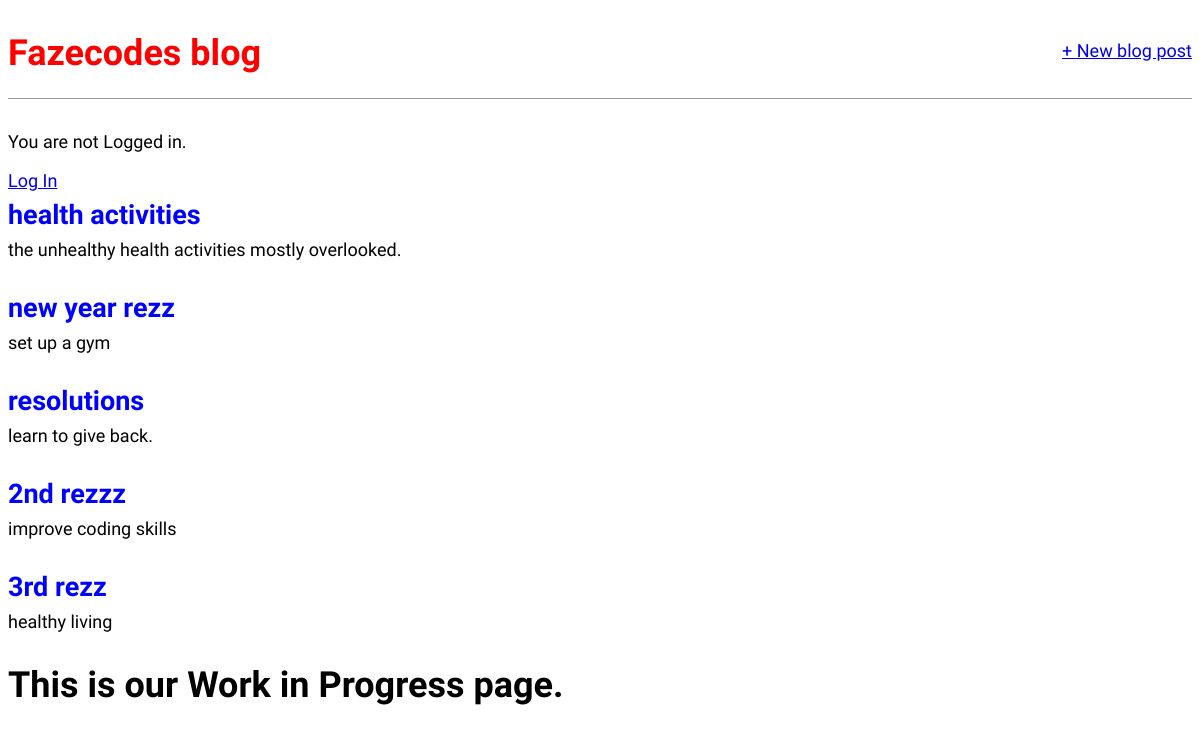
The page / on the database its author committed.
### blog/models.py (models this page shows, shortened)
class Post(models.Model):
    title = models.CharField(max_length=200)
    author = models.ForeignKey('auth.user',on_delete=models.CASCADE,)
    body = models.TextField()

### blog/views.py (the view)
# urls.py: path('', BlogListView.as_view(), name='home'),
class BlogListView(ListView):
    model  = Post
    template_name = 'home.html'

### templates/home.html
{% extends 'base.html' %}
{% block content %}
{% for post in object_list %}
<div class="post_entry">
    <h2>
        <a href="{% url 'post_detail' post.pk %}">{{ post.title }}</a>
    </h2>
    <p>{{ post.body }}</p>
</div>
{% endfor %}
<h1>This is our <strong>Work in Progress</strong> page.</h1>
{% endblock content %}

### static/css/base.css (style rules this page uses)
body { font-family: 'Source Sans Pro',sans-serif; font-size: 18px; }
.post_entry { margin-bottom: 2rem; }
.post_entry h2 { margin: 0.5rem 0; }
.post_entry h2 a , .post_entry h2 a:visited { color: blue; text-decoration: none; }
.post_entry p { margin: 0; font-weight: 400; }

### rows shown on the page
Post: title "health activities", body "the unhealthy health activities mostly overlooked."
Post: title "new year rezz", body "set up a gym"
Post: title "resolutions", body "learn to give back."
Post: title "2nd rezzz", body "improve coding skills"
Post: title "3rd rezz", body "healthy living"
